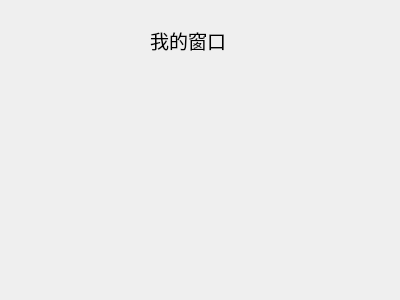
<?xml version="1.0" encoding="UTF-8"?>
<ui version="4.0">
 <class>MyDialog</class>
 <widget class="QDialog" name="MyDialog">
  <property name="geometry">
   <rect>
    <x>0</x>
    <y>0</y>
    <width>400</width>
    <height>300</height>
   </rect>
  </property>
  <property name="font">
   <font>
    <pointsize>14</pointsize>
   </font>
  </property>
  <property name="windowTitle">
   <string>Dialog</string>
  </property>
  <widget class="QLabel" name="label">
   <property name="geometry">
    <rect>
     <x>150</x>
     <y>10</y>
     <width>191</width>
     <height>61</height>
    </rect>
   </property>
   <property name="text">
    <string>我的窗口</string>
   </property>
  </widget>
 </widget>
 <resources/>
 <connections/>
</ui>
